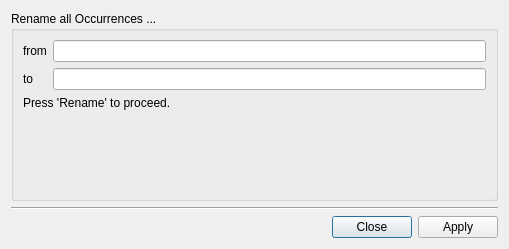
<?xml version="1.0" encoding="UTF-8"?>
<ui version="4.0">
 <class>RenameTagDialog</class>
 <widget class="QDialog" name="RenameTagDialog">
  <property name="enabled">
   <bool>true</bool>
  </property>
  <property name="geometry">
   <rect>
    <x>0</x>
    <y>0</y>
    <width>509</width>
    <height>249</height>
   </rect>
  </property>
  <property name="windowTitle">
   <string>Rename Tags in Database</string>
  </property>
  <layout class="QVBoxLayout" name="verticalLayout_2">
   <item>
    <widget class="QGroupBox" name="groupBox">
     <property name="sizePolicy">
      <sizepolicy hsizetype="Expanding" vsizetype="Expanding">
       <horstretch>0</horstretch>
       <verstretch>0</verstretch>
      </sizepolicy>
     </property>
     <property name="title">
      <string>Rename all Occurrences ...</string>
     </property>
     <layout class="QVBoxLayout" name="verticalLayout">
      <item>
       <layout class="QGridLayout" name="gridLayout">
        <property name="sizeConstraint">
         <enum>QLayout::SetDefaultConstraint</enum>
        </property>
        <item row="0" column="0">
         <widget class="QLabel" name="labelFrom">
          <property name="text">
           <string>from</string>
          </property>
         </widget>
        </item>
        <item row="0" column="1">
         <widget class="QLineEdit" name="editFrom">
          <property name="focusPolicy">
           <enum>Qt::NoFocus</enum>
          </property>
          <property name="readOnly">
           <bool>true</bool>
          </property>
         </widget>
        </item>
        <item row="1" column="0">
         <widget class="QLabel" name="labelTo">
          <property name="text">
           <string>to</string>
          </property>
         </widget>
        </item>
        <item row="1" column="1">
         <widget class="QLineEdit" name="editTo"/>
        </item>
       </layout>
      </item>
      <item>
       <widget class="QLabel" name="labelResult">
        <property name="text">
         <string>Press 'Rename' to proceed.</string>
        </property>
       </widget>
      </item>
      <item>
       <spacer name="verticalSpacer">
        <property name="orientation">
         <enum>Qt::Vertical</enum>
        </property>
        <property name="sizeHint" stdset="0">
         <size>
          <width>20</width>
          <height>40</height>
         </size>
        </property>
       </spacer>
      </item>
     </layout>
    </widget>
   </item>
   <item>
    <widget class="Line" name="line">
     <property name="orientation">
      <enum>Qt::Horizontal</enum>
     </property>
    </widget>
   </item>
   <item>
    <widget class="QDialogButtonBox" name="buttonBox">
     <property name="standardButtons">
      <set>QDialogButtonBox::Apply|QDialogButtonBox::Close</set>
     </property>
    </widget>
   </item>
  </layout>
 </widget>
 <tabstops>
  <tabstop>editTo</tabstop>
  <tabstop>editFrom</tabstop>
 </tabstops>
 <resources/>
 <connections/>
</ui>
